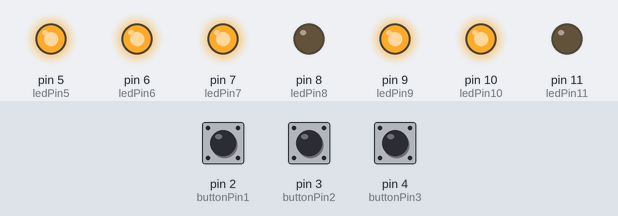
The sketch below on a simulated Arduino Uno, built with avr-gcc and run on an emulated ATmega328P. Shown: output pins drawn as LEDs (lit = HIGH). Inputs (shaded band) come from the test bench; at power-on: pin 2 (buttonPin1) LOW, pin 3 (buttonPin2) HIGH, pin 4 (buttonPin3) HIGH.

Above: at 1.2 s.
1.3 s: pin 2 (buttonPin1) pulled HIGH for 0.15 s
At 1.37 s:
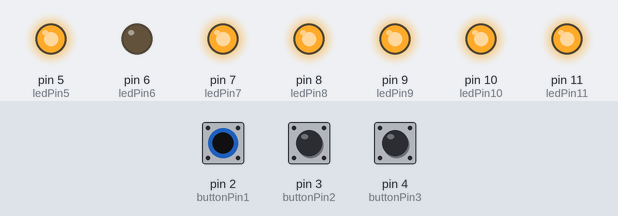
2.9 s: pin 3 (buttonPin2) pulled LOW for 0.15 s
At 2.97 s:
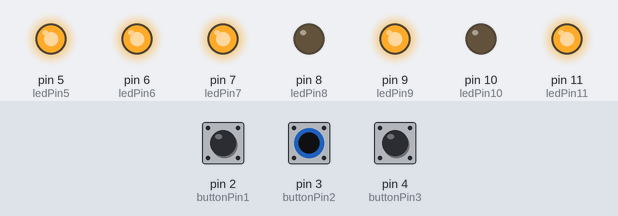
4.5 s: pin 4 (buttonPin3) pulled LOW for 0.15 s
At 4.57 s:
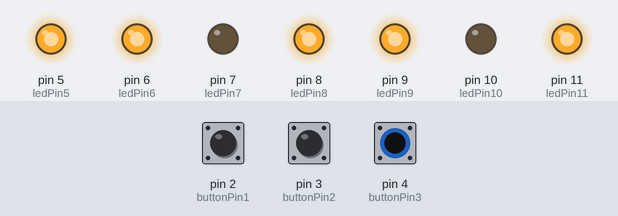
6.1 s: pin 4 (buttonPin3) pulled LOW for 3.2 s
At 10.2 s:
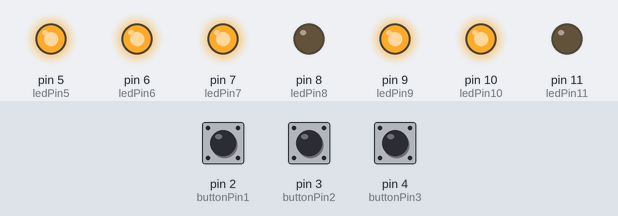
10.8 s: pin 2 (buttonPin1) pulled HIGH for 3.2 s
At 11.3 s:
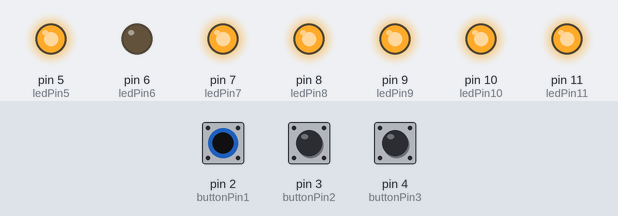
15.5 s: pin 2 (buttonPin1) driven HIGH and pin 3 (buttonPin2) driven LOW
At 16.1 s:
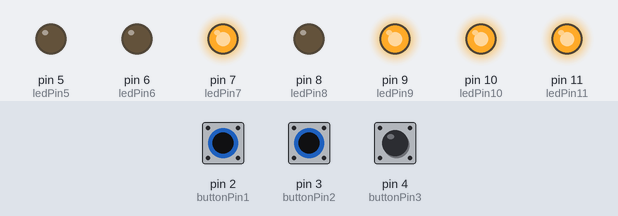
Timing chart, 0 to 18.0 s (numbered marks = the images above; inputs shaded):
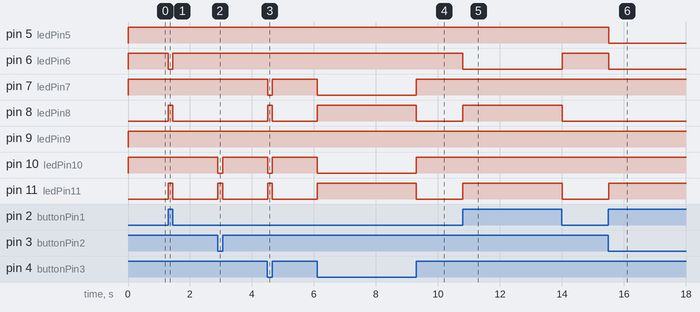

Measured:
- after the input at 1.3 s, pin 6 (ledPin6): HIGH → LOW at once, → HIGH 0.15 s later; pin 8 (ledPin8), pin 11 (ledPin11): LOW → HIGH at once, → LOW 0.15 s later
- after the input at 2.9 s, pin 10 (ledPin10): HIGH → LOW at once, → HIGH 0.15 s later; pin 11 (ledPin11): LOW → HIGH at once, → LOW 0.15 s later
- after the input at 4.5 s, pin 7 (ledPin7), pin 10 (ledPin10): HIGH → LOW at once, → HIGH 0.15 s later; pin 8 (ledPin8), pin 11 (ledPin11): LOW → HIGH at once, → LOW 0.15 s later
- after the input at 6.1 s, pin 7 (ledPin7), pin 10 (ledPin10): HIGH → LOW at once, → HIGH 3.2 s later; pin 8 (ledPin8), pin 11 (ledPin11): LOW → HIGH at once, → LOW 3.2 s later
- after the input at 10.8 s, pin 6 (ledPin6): HIGH → LOW at once, → HIGH 3.2 s later; pin 8 (ledPin8), pin 11 (ledPin11): LOW → HIGH at once, → LOW 3.2 s later
- after the input at 15.5 s, pin 5 (ledPin5), pin 6 (ledPin6): HIGH → LOW at once; pin 11 (ledPin11): LOW → HIGH at once

The sketch:

7_Seg.ino
```cpp
//Programmer: Chris Blanks
//Purpose: Make a simple 7-Segment LED system with red LEDs, 470 Ohm Resistors, and button switches.
//Note: The current code allows for the selection of the numbers 0 to 7, but could be extended further with extra LEDs and button switches.

// Initializing variable names to specific pin numbers
const int buttonPin1 = 2;
const int buttonPin2 = 3;
const int buttonPin3 = 4;

const int ledPin5 = 5;
const int ledPin6 = 6;
const int ledPin7 = 7;
const int ledPin8 = 8;
const int ledPin9 = 9;
const int ledPin10 = 10;
const int ledPin11 = 11;


// Initializing states for the buttons ( 0 is the off state)
int buttonState1 = 0;
int buttonState2 = 0;
int buttonState3 = 0;

void setup() {

//Initializing LED pins as output
pinMode(ledPin5, OUTPUT);
pinMode(ledPin6, OUTPUT);
pinMode(ledPin7, OUTPUT);
pinMode(ledPin8, OUTPUT);
pinMode(ledPin9, OUTPUT);
pinMode(ledPin10, OUTPUT);
pinMode(ledPin11, OUTPUT);

//Initializing button pins as input
pinMode(buttonPin1, INPUT);
pinMode(buttonPin2, INPUT);
pinMode(buttonPin3, INPUT);
}

void loop() {
// The current digital value of each button pin is checked and stored into the buttonState variables (HIGH = on = 1, LOW = off = 0)
buttonState1 = digitalRead(buttonPin1);
buttonState2 = digitalRead(buttonPin2);
buttonState3 = digitalRead(buttonPin3);

// 8 Potential combinations for button inputs
if( buttonState1 == HIGH && buttonState2 == LOW && buttonState3 == LOW){
  digitalWrite(ledPin7,HIGH);
  digitalWrite(ledPin9,HIGH); //The Number 1 will be displayed
  digitalWrite(ledPin11,HIGH);

  digitalWrite(ledPin5,LOW);
  digitalWrite(ledPin6,LOW);
  digitalWrite(ledPin8,LOW);
  digitalWrite(ledPin10,LOW);
 }
else if(buttonState1 == LOW && buttonState2 == HIGH && buttonState3 == LOW){
  digitalWrite(ledPin5,HIGH);
  digitalWrite(ledPin6,HIGH); //The Number 2 will be displayed
  digitalWrite(ledPin8,HIGH);
  digitalWrite(ledPin9,HIGH);
  digitalWrite(ledPin11, HIGH);

  digitalWrite(ledPin7,LOW);
  digitalWrite(ledPin10,LOW);
  }

else if(buttonState1 == LOW && buttonState2 == LOW && buttonState3 == HIGH){
  digitalWrite(ledPin5,HIGH);
  digitalWrite(ledPin6,HIGH); //The Number 3 will be displayed
  digitalWrite(ledPin7,HIGH);
  digitalWrite(ledPin9,HIGH);
  digitalWrite(ledPin11,HIGH);

  digitalWrite(ledPin8,LOW);
  digitalWrite(ledPin10,LOW);
  }
else if( buttonState1 == HIGH && buttonState2 == LOW && buttonState3 == HIGH){
  digitalWrite(ledPin7,HIGH);
  digitalWrite(ledPin9,HIGH); //The Number 4 will be displayed
  digitalWrite(ledPin10,HIGH);
  digitalWrite(ledPin11,HIGH);

  digitalWrite(ledPin5,LOW);
  digitalWrite(ledPin6,LOW);
  digitalWrite(ledPin8,LOW);
 }
else if(buttonState1 == LOW && buttonState2 == HIGH && buttonState3 == HIGH){
  digitalWrite(ledPin5,HIGH);
  digitalWrite(ledPin6,HIGH); //The Number 5 will be displayed
  digitalWrite(ledPin7,HIGH);
  digitalWrite(ledPin9,HIGH);
  digitalWrite(ledPin10,HIGH);

  digitalWrite(ledPin8,LOW);
  digitalWrite(ledPin11,LOW);
  }

else if(buttonState1 == HIGH && buttonState2 == HIGH && buttonState3 == HIGH){
  digitalWrite(ledPin5,HIGH);
  digitalWrite(ledPin7,HIGH); //The Number 6 will be displayed
  digitalWrite(ledPin8,HIGH);
  digitalWrite(ledPin9,HIGH);
  digitalWrite(ledPin10,HIGH);
  digitalWrite(ledPin11,HIGH);

  digitalWrite(ledPin6,LOW);
  }
else if( buttonState1 == HIGH && buttonState2 == HIGH && buttonState3 == LOW){
  digitalWrite(ledPin6,HIGH);
  digitalWrite(ledPin8,HIGH); //The Number 7 will be displayed
  digitalWrite(ledPin9,HIGH);
  digitalWrite(ledPin11,HIGH);

  digitalWrite(ledPin5,LOW);
  digitalWrite(ledPin7,LOW);
  digitalWrite(ledPin10,LOW);
 }  // Cant represent higher numbers due to the limit of inputs to the system
/* else if(buttonState1 == LOW && buttonState2 ==  && buttonState3 == LOW){
  digitalWrite(ledPin5,HIGH);
  digitalWrite(ledPin6,HIGH); //The Number 8 will be displayed
  digitalWrite(ledPin8,HIGH);
  digitalWrite(ledPin9,HIGH);
  digitalWrite(ledPin11, HIGH);
  }

else if(buttonState3 == HIGH && buttonState1 == LOW && buttonState2 == LOW){
  digitalWrite(ledPin8,HIGH);
  digitalWrite(ledPin4,HIGH); //The Number 9 will be displayed
  digitalWrite(ledPin7,HIGH);
  digitalWrite(ledPin3,HIGH);
  digitalWrite(ledPin5, HIGH);
  } */
else{
  digitalWrite(ledPin5,HIGH);
  digitalWrite(ledPin6,HIGH);
  digitalWrite(ledPin7,HIGH); //The Number 0 will be displayed as the default
  digitalWrite(ledPin8,HIGH);
  digitalWrite(ledPin10, HIGH);
  digitalWrite(ledPin11, HIGH);

  digitalWrite(ledPin9, LOW);
    }
}
```
